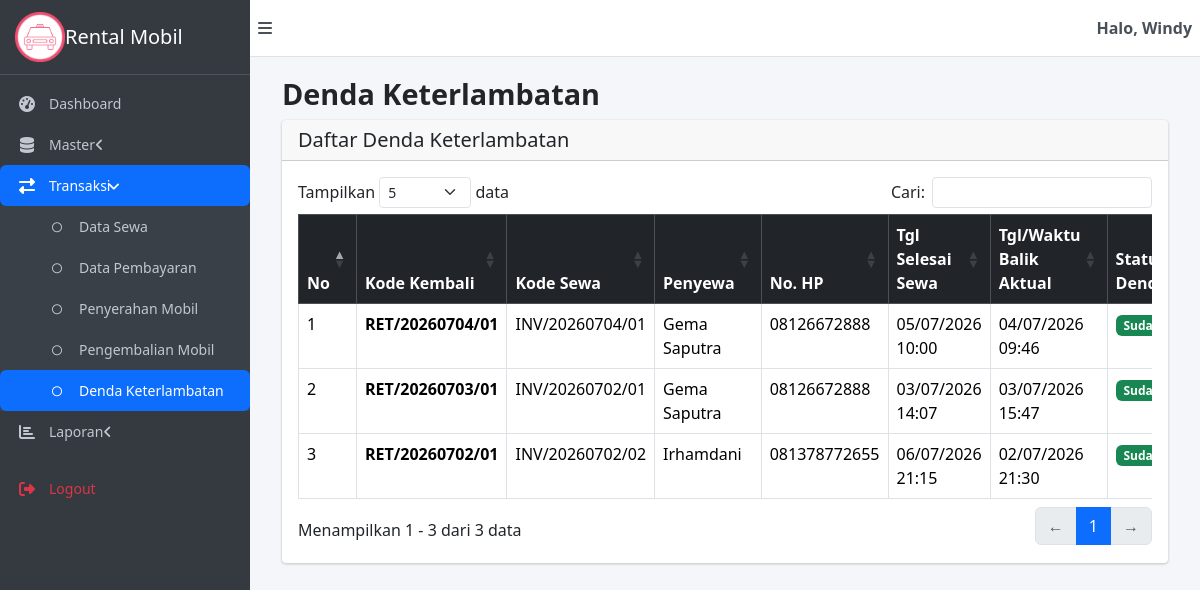
Page /admin/controller/tdenda_controller.php (signed in) on the committed database.
### tables this page shows
CREATE TABLE `t_kembali` (
  `kode_kembali` varchar(15) NOT NULL,
  `tgl_wkt_blk` datetime NOT NULL,
  `stts_blk` enum('normal','terlambat') NOT NULL DEFAULT 'normal',
  `ket_blk` varchar(255) NOT NULL,
  `kode_bayar` varchar(15) NOT NULL
);

CREATE TABLE `t_sewa` (
  `kode_sewa` varchar(15) NOT NULL,
  `tgl_mulai` date NOT NULL,
  `tgl_selesai` date NOT NULL,
  `wkt_ambil` time NOT NULL,
  `status_sewa` enum('diajukan','disetujui','ditolak','aktif','selesai','batal','keranjang') DEFAULT 'keranjang',
  `user_plg` varchar(15) NOT NULL
);

### admin/controller/tdenda_controller.php (called while the page is built, shortened)
<?php
require_once __DIR__ . '/../../konfig/koneksi.php';
require_once __DIR__ . '/../model/tdenda_model.php';
$model = new TDenda();
$aksi  = $_GET['aksi'] ?? 'index';
$pesan = $_GET['pesan'] ?? '';
$tipe_pesan = $_GET['tipe'] ?? '';
switch ($aksi) {
  case 'index':
    $penyewa_all = $model->getPenyewa();
    $map_penyewa = [];
    foreach ($penyewa_all as $p) {
      $map_penyewa[$p['user_plg']] = $p;
    }
    $data_kembali = $model->getKembaliTerlambat();
    $data_detail = [];
    foreach ($data_kembali as $k) {
      $denda = $model->getDendaByKodeKembali($k['kode_kembali']);
      $sewa = $model->getSewaByKodeBayar($k['kode_bayar']);
      $p = $map_penyewa[$k['user_plg']] ?? null;
      $data_detail[$k['kode_kembali']] = [
        'kode_sewa'   => $sewa ? $sewa['kode_sewa'] : '-',
        'tgl_selesai' => $sewa ? $sewa['tgl_selesai'] : '-',
        'wkt_ambil' => $sewa ? $sewa['wkt_ambil'] : '-',
        'nm_lngkp'    => $p ? $p['nm_lngkp'] : '-',
        'no_hp'       => $p ? $p['no_hp'] : '-',
        'sudah_denda' => !empty($denda)
      ];
    }
    break;
}
$data_untuk_view = [
  'judul_halaman'       => 'Denda Keterlambatan',
  'nama_admin'          => $_SESSION['admin_username'],
  'data_kembali'        => $data_kembali ?? [],
  'data_detail'         => $data_detail ?? [],
  'aksi'                => $aksi,
  'pesan'               => $pesan,
  'tipe_pesan'          => $tipe_pesan,
  'data_kembali_form'   => $data_kembali_form ?? null,
  'data_sewa_form'      => $data_sewa_form ?? null
];
extract($data_untuk_view);
require_once __DIR__ . '/../view/tdenda_view.php';

### konfig/koneksi.php (called while the page is built, shortened)
<?php
class Database
{
  private $pdo;
  public function __construct($host, $dbname, $username, $password)
  {
    $dsn = "mysql:host=$host;dbname=$dbname;charset=utf8mb4";
    $options = [
      PDO::ATTR_ERRMODE            => PDO::ERRMODE_EXCEPTION,
      PDO::ATTR_DEFAULT_FETCH_MODE => PDO::FETCH_ASSOC,
    ];
    $this->pdo = new PDO($dsn, $username, $password, $options);
  }
  public function select($tabel, $data = [])
  {
    $sql = "SELECT * FROM $tabel";
    $values = [];
    if (!empty($data)) {
      $where = [];
      foreach ($data as $key => $val) {
        $where[] = "$key = ?";
        $values[] = $val;
      }
      $sql .= " WHERE " . implode(" AND ", $where);
    }
    $stmt = $this->pdo->prepare($sql);
    $stmt->execute($values);
    return $stmt->fetchAll();
  }
  public function query($sql, $params = [])
  {
    $stmt = $this->pdo->prepare($sql);
    $stmt->execute($params);
    return $stmt;
  }
}
$host = 'localhost';
$db   = 'db_dpwl_windy';
$user = 'root';
$pass = '';
$conn = new Database($host, $db, $user, $pass);

### admin/model/tdenda_model.php (called while the page is built, shortened)
<?php
require_once __DIR__ . '/../../konfig/koneksi.php';
class TDenda
{
  private $conn;
  private $tabel_sewa    = 't_sewa';
  private $tabel_penyewa = 't_penyewa';
  private $tabel_bayar   = 't_bayar';
  public function __construct()
  {
    global $conn;
    $this->conn = $conn;
  }
  public function getPenyewa()
  {
    return $this->conn->select($this->tabel_penyewa);
  }
  public function getKembaliTerlambat()
  {
    $sql = "SELECT
                    k.kode_kembali,
                    k.tgl_wkt_blk,
                    k.stts_blk,
                    k.ket_blk,
                    k.kode_bayar,
                    b.kode_sewa,
                    s.user_plg
                FROM t_kembali k
                INNER JOIN t_bayar b ON k.kode_bayar = b.kode_bayar
                INNER JOIN t_sewa s ON b.kode_sewa = s.kode_sewa
                WHERE k.stts_blk = 'terlambat'
                ORDER BY k.tgl_wkt_blk DESC";
    $stmt = $this->conn->query($sql);
    return $stmt->fetchAll();
  }
  public function getSewaByKodeBayar($kode_bayar)
  {
    $bayar = $this->conn->select($this->tabel_bayar, ['kode_bayar' => $kode_bayar]);
    if (!empty($bayar)) {
      $sewa = $this->conn->select($this->tabel_sewa, ['kode_sewa' => $bayar[0]['kode_sewa']]);
      return !empty($sewa) ? $sewa[0] : null;
    }
    return null;
  }
}

### admin/view/tdenda_view.php (the view, shortened to what this page needs)
<?php require_once __DIR__ . '/header.php'; ?>
<div class="card">
  <div class="card-header">
    <h5 class="mb-0">Daftar Denda Keterlambatan</h5>
  </div>
  <div class="card-body">
    <div class="table-responsive">
      <table class="table table-bordered table-hover datatable">
        <thead class="table-dark">
          <tr>
            <th>No</th>
            <th>Kode Kembali</th>
            <th>Kode Sewa</th>
            <th>Penyewa</th>
            <th>No. HP</th>
            <th>Tgl Selesai Sewa</th>
            <th>Tgl/Waktu Balik Aktual</th>
            <th>Status Denda</th>
          </tr>
        </thead>
        <tbody>
          <?php if (!empty($data_kembali)): ?>
            <?php $no = 1;
            foreach ($data_kembali as $k):
              $detail = $data_detail[$k['kode_kembali']] ?? null;
            ?>
              <tr>
                <td><?= $no++ ?></td>
                <td><strong><?= htmlspecialchars($k['kode_kembali']) ?></strong></td>
                <td><?= htmlspecialchars($detail['kode_sewa'] ?? '-') ?></td>
                <td><?= htmlspecialchars($detail['nm_lngkp'] ?? '-') ?></td>
                <td><?= htmlspecialchars($detail['no_hp'] ?? '-') ?></td>
                <td><?= !empty($detail['tgl_selesai']) ? date('d/m/Y', strtotime($detail['tgl_selesai'])) . " " .   date('H:i', strtotime($detail['wkt_ambil'])) : '-' ?></td>
                <td><?= date('d/m/Y H:i', strtotime($k['tgl_wkt_blk'])) ?></td>
                <td>
                  <?php if ($detail['sudah_denda']): ?>
                    <span class="badge bg-success">Sudah Didenda</span>
                  <?php else: ?>
                    <span class="badge bg-warning text-dark">Belum Didenda</span>
                  <?php endif; ?>
                </td>
              </tr>
            <?php endforeach; ?>
          <?php else: ?>
            <tr>
              <td colspan="7" class="text-center">Tidak ada pengembalian terlambat yang perlu didenda.</td>
            </tr>
          <?php endif; ?>
        </tbody>
      </table>
    </div>
  </div>
</div>
<?php require_once __DIR__ . '/footer.php'; ?>

### aset/style-dashboard.css (style rules this page uses)
* { margin: 0; padding: 0; box-sizing: border-box; }
body { font-family: 'Segoe UI', Tahoma, Geneva, Verdana, sans-serif; background-color: #f4f6f9; overflow-x: hidden; }
.card { border: none; border-radius: 0.25rem; box-shadow: 0 0 1px rgba(0, 0, 0, .125), 0 1px 3px rgba(0, 0, 0, .2); margin-bottom: 1rem; }
.card-body { padding: 1rem; }

### rows in the picture
t_kembali: kode_kembali "RET/20260704/01", kode_kembali.kode_sewa "INV/20260704/01", kode_kembali "Gema Saputra", kode_kembali "08126672888", kode_kembali.tgl_selesai "05/07/2026", kode_kembali.wkt_ambil "10:00", tgl_wkt_blk "04/07/2026 09:46", shows "Sudah Didenda"
t_kembali: kode_kembali "RET/20260703/01", kode_kembali.kode_sewa "INV/20260702/01", kode_kembali "Gema Saputra", kode_kembali "08126672888", kode_kembali.tgl_selesai "03/07/2026", kode_kembali.wkt_ambil "14:07", tgl_wkt_blk "03/07/2026 15:47", shows "Sudah Didenda"
t_kembali: kode_kembali "RET/20260702/01", kode_kembali.kode_sewa "INV/20260702/02", kode_kembali "Irhamdani", kode_kembali "081378772655", kode_kembali.tgl_selesai "06/07/2026", kode_kembali.wkt_ambil "21:15", tgl_wkt_blk "02/07/2026 21:30", shows "Sudah Didenda"

### other values in the picture
$nama_admin "Windy"
$judul_halaman "Denda Keterlambatan"
